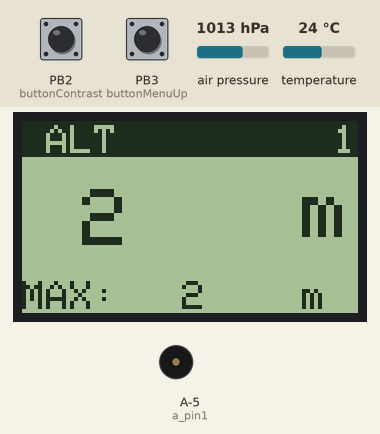
Simulated run of this sketch. Board: ATtiny85, built with avr-gcc and run on an emulated ATtiny85. Parts: 84×48 one-colour display, buzzer (waves = sounding). Inputs (shaded band) come from the test bench; at power-on: PB3 (buttonMenuUp) LOW, air pressure 1013 hPa, PB2 (buttonContrast) LOW, temperature 24 °C.

Above: at 2.4 s.
2.5 s: PB3 (buttonMenuUp) pulled HIGH for 1 s
At 2.77 s:
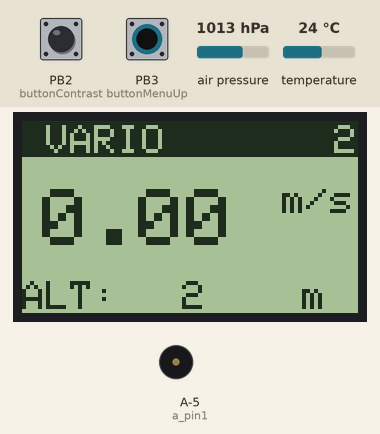
5.0 s: air pressure set to 952 hPa
At 7.6 s:
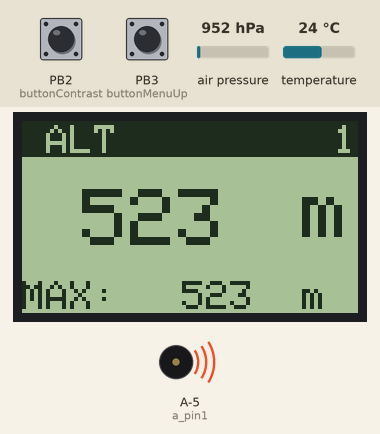
8.0 s: PB3 (buttonMenuUp) pulled HIGH for 0.15 s
At 8.28 s:
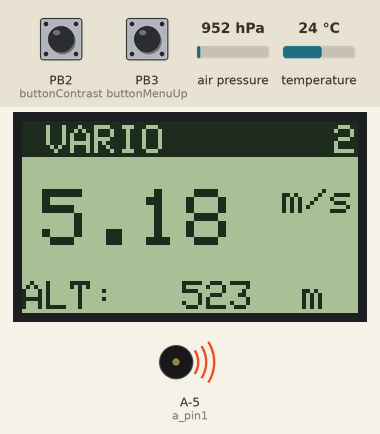
8.7 s: PB3 (buttonMenuUp) pulled HIGH for 3.2 s
At 8.98 s:
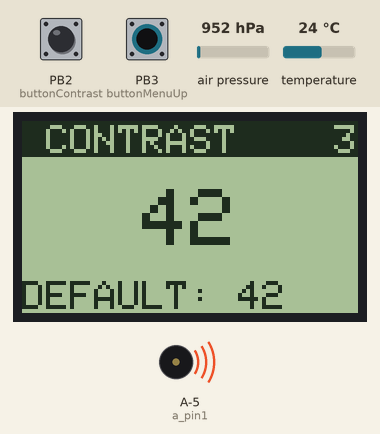
13.4 s: air pressure set to 975 hPa
At 13.66 s:
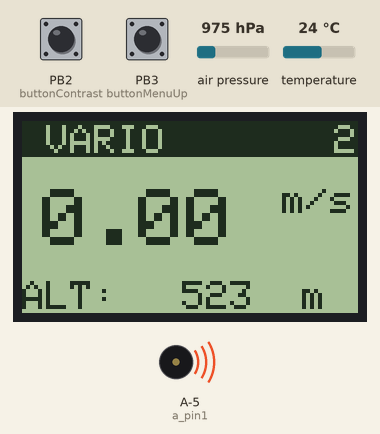
15.4 s: PB3 (buttonMenuUp) pulled HIGH for 3.2 s
At 16.84 s:
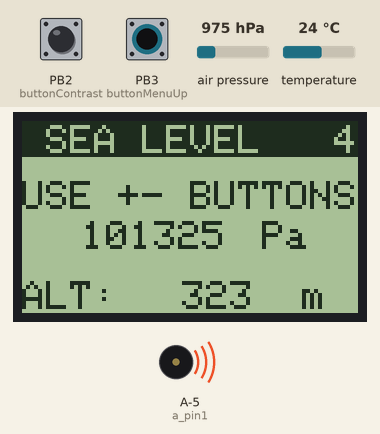
Timing chart, 0 to 20.2 s (numbered marks = the images above; inputs shaded):
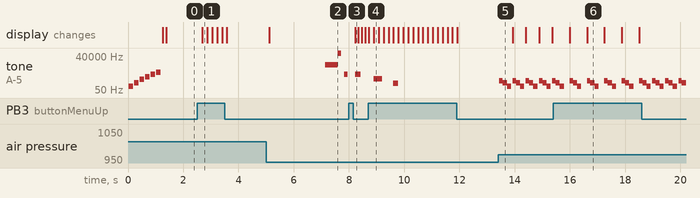

Measured:
- after the input at 2.5 s, the display: changes after 0.19 s (image 1)
- after the input at 5.0 s, tone on A-5 (a_pin1): plays 7518 Hz for 0.44 s, 65507 Hz for 0.14 s, 1140 Hz for 0.12 s, starting after 2.1 s; the display: changes after 0.12 s (image 2)
- after the input at 8.0 s, the display: changes after 0.23 s (image 3)
- after the input at 8.7 s, the display: first differs from a run without the input after 0.19 s (image 4)
- after the input at 13.4 s, tone on A-5 (a_pin1): silent → 300 Hz after 0.05 s, then repeats every 0.48 s: 200 Hz 0.15 s, 100 Hz 0.15 s, silent 0.05 s, 300 Hz 0.13 s
- after the input at 15.4 s, the display: first changes after 0.59 s (image 6 shows a later state)
- what the display in image 6 shows lasts 0.6 s, from 16.6 s to 17.2 s

The sketch:

Acoustic_arduino_vario_ms5611_v01_2019.ino
```cpp
/****************************************************
*****************************************************
  Simple acoustic variometer with LCD for Arduino
  Version: v01.2019
  Author: Petr Vilimek
  Email: spiderwolf@seznam.cz
  Feel free to use the code as you wish.

*****************************************************
  Notice 1:
   * I reused some code (filter calculations & beeper function) from https://github.com/IvkoPivko/MiniVario-Arduino
   * It provides better responses and results than my own implementation based on using of simple Kalman filter

*****************************************************
  Notice 2:
   * Barometric pressure & temperature sensor (MS-5611) Arduino Library: https://github.com/jarzebski/Arduino-MS5611

*****************************************************
****************************************************/

#include <Wire.h>
#include <MS5611.h>
#include <Adafruit_GFX.h>
#include <Adafruit_SPITFT.h>
#include <Adafruit_SPITFT_Macros.h>
#include <gfxfont.h>
#include <Adafruit_PCD8544.h>

// LCD PIN definition
#define RST 4
#define CE 5
#define DC 6
#define DIN 7
#define CLK 8

MS5611 ms5611; // Barometer variable

Adafruit_PCD8544 display = Adafruit_PCD8544(RST, CE, DC, DIN, CLK); // LCD variable

// Pushbutton pin definition
const unsigned short buttonMenuUp = 3;
const unsigned short buttonMenuDown = 12;
const unsigned short buttonUp = 10;
const unsigned short buttonDown = 11;
const unsigned short buttonContrast = 2;

// Pushbutton states
unsigned short buttonUpState = 0;
unsigned short buttonDownState = 0;
unsigned short buttonMenuUpState = 0;
unsigned short buttonMenuDownState = 0;
unsigned short buttonContrastState = 0;

unsigned short menuCounter = 1; // Menu counter

float seaLevelPressure = 101325; // Default sea level pressure [Pa]

// Min/Max Temperature
float maxTemp = 0;
float minTemp = 50;
float newTemp = 0;

// Max/Min Altitude
float lastAlt = 0;
float newAlt = 0;
float maxAlt = 0;

float min_climb = 0.20;               // Minimal climb (Standard value is + 0.4 m/s)
float max_sink = -3.50;               // Maximal sink (Standard value is - 1.1 m/s)

long readTime = 125;                    // Reading interval from Barometer, standard (min) is 150

long const_frq = 150;                  // Audio frequency at constant frequency setting
long max_frq = 2000;                   // Maximum audio frequency at variable frequency setting

const int a_pin1 = 9;                         // Speaker pin definition

// Filter settings / Make chnages very very carefully !!!
float errorV = 3.000 * min_climb;    // Calculate weighting for Vario filters 0.1 > errorV < 1.0
float mean_n = 7;                     //  Number of values used for mean value computing
float kal[8];                           // kal[n] ==> n = mean_n +1

long Pressure;
float Vario, VarioR, Altitude, AvrgV, Temp;
int startCH = 0;
unsigned long  dTime, TimeE, TimeS, TimePip;

int lcdContrast = 42; // Default LCD contrast


// SETUP//////////////////////////////////////////////////////////////////////////////////////////////////////////
//////////////////////////////////////////////////////////////////////////////////////////////////////////////////

void setup() {
  // LCD Unit
  display.begin();
  display.clearDisplay();

  //Serial.begin(9600); // Uncomment for debug purposes

  // Initialize MS5611 sensor!
  // Ultra high resolution: MS5611_ULTRA_HIGH_RES
  // (default) High resolution: MS5611_HIGH_RES
  // Standard: MS5611_STANDARD
  // Low power: MS5611_LOW_POWER
  // Ultra low power: MS5611_ULTRA_LOW_POWER

  while (!ms5611.begin(MS5611_ULTRA_HIGH_RES))
  {
    delay(500);
  }


  // Startup tone sequence
  tone(a_pin1 , 100, 150);
  delay(200);
  tone(a_pin1 , 200, 150);
  delay(200);
  tone(a_pin1 , 400, 150);
  delay(200);
  tone(a_pin1 , 700, 150);
  delay(200);
  tone(a_pin1 , 1100, 150);
  delay(200);
  tone(a_pin1 , 1600, 150);
  delay(200);

  TimeS = micros();
}


// LOOP///////////////////////////////////////////////////////////////////////////////////////////////////////////
//////////////////////////////////////////////////////////////////////////////////////////////////////////////////

void loop() {

// LCD contrast
if (buttonContrastState == HIGH) {
	lcdContrast++;
	delay(200);
	display.setContrast(lcdContrast); // LCD contrast tuning
}

if (lcdContrast == 51) {
	lcdContrast = 35;
}


dTime = (micros() - TimeS);
if (float(dTime) / 1000 >= float(readTime))

    Calculate();
    if (Vario >= min_climb || Vario <= max_sink) Beeper();
    else noTone(a_pin1);

// Button
buttonUpState = digitalRead(buttonUp);
buttonDownState = digitalRead(buttonDown);
buttonMenuUpState = digitalRead(buttonMenuUp);
buttonMenuDownState = digitalRead(buttonMenuDown);
buttonContrastState = digitalRead(buttonContrast);


if (buttonUpState == HIGH){
	seaLevelPressure = seaLevelPressure + 50;
	delay(50);
}

if (buttonDownState == HIGH){
	seaLevelPressure = seaLevelPressure - 50;
	delay(50);
}

if (buttonMenuUpState == HIGH){
	menuCounter++;
	delay(150);
}

if (buttonMenuDownState == HIGH){
	menuCounter--;
	delay(150);
}

if (menuCounter == 7){
	menuCounter = 1;
}

if (menuCounter == 0){
	menuCounter = 6;
}


// Menu
switch(menuCounter) {

	case 1:
	{
		// Altitude
		display.drawLine(0, 0, display.width(), 0, BLACK);
		display.drawLine(0, 8, display.width(), 8, BLACK);
		display.setTextSize(1);
		display.setTextColor(WHITE,BLACK);
		display.setCursor(0,1);
		display.println(" ALT         1");
		display.setTextSize(2);
		display.setTextColor(BLACK);
		display.setCursor(15,17);
		display.print(Altitude, 0);
		display.setTextSize(2);
		display.setTextColor(BLACK);
		display.setCursor(70,15);
		display.println("m");
		display.setCursor(0,40);
		display.setTextSize(1);
		display.println("MAX:");
		display.setCursor(40,40);
		display.print(maxAlt, 0);
		display.setCursor(70,40);
		display.println("m");
		display.display();
		display.clearDisplay();
	}
	break;

	case 2:
	{
		// Vario
		display.drawLine(0, 0, display.width(), 0, BLACK);
		display.drawLine(0, 8, display.width(), 8, BLACK);
		display.setTextSize(1);
		display.setTextColor(WHITE,BLACK);
		display.setCursor(0,1);
		display.println(" VARIO       2");
		display.setTextSize(2);
		display.setTextColor(BLACK);
		display.setCursor(5,17);
		display.print(Vario,2);
		display.setTextSize(1);
		display.setTextColor(BLACK);
		display.setCursor(65,16);
		display.println("m/s");
		display.setCursor(0,40);
		display.println("ALT:");
		display.setCursor(40,40);
		display.println(Altitude,0);
		display.setCursor(70,40);
		display.println("m");
		display.display();
		display.clearDisplay();
	}
	break;

	case 3:
	{
		// Contrast
		display.drawLine(0, 0, display.width(), 0, BLACK);
		display.drawLine(0, 8, display.width(), 8, BLACK);
		display.setTextSize(1);
		display.setTextColor(WHITE,BLACK);
		display.setCursor(0,1);
		display.println(" CONTRAST    3");
		display.setTextSize(2);
		display.setTextColor(BLACK);
		display.setCursor(30,17);
		display.print(lcdContrast);
		display.setTextSize(1);
		display.setTextColor(BLACK);
		display.setCursor(0,40);
		display.println("DEFAULT: 42");
		display.display();
		display.clearDisplay();
	}
	break;

	case 4:
	{
		//Sea level adjustment
		display.drawLine(0, 0, display.width(), 0, BLACK);
		display.drawLine(0, 8, display.width(), 8, BLACK);
		display.setTextSize(1);
		display.setTextColor(WHITE,BLACK);
		display.setCursor(0,1);
		display.println(" SEA LEVEL   4");
		display.setTextSize(1);
		display.setTextColor(BLACK);
		display.setCursor(0,15);
		display.println("USE +- BUTTONS");
		display.setCursor(15,25);
		display.print(seaLevelPressure,0);
		display.setCursor(60,25);
		display.println("Pa");
		display.setCursor(0,40);
		display.println("ALT:");
		display.setCursor(40,40);
		display.println(Altitude,0);
		display.setCursor(70,40);
		display.println("m");
		display.display();
		display.clearDisplay();

	}
	break;

	case 5:
	{
		// Temperatures
		display.drawLine(0, 0, display.width(), 0, BLACK);
		display.drawLine(0, 8, display.width(), 8, BLACK);
		display.setTextSize(1);
		display.setTextColor(WHITE,BLACK);
		display.setCursor(0,1);
		display.println(" TEMP        5");
		display.setTextSize(2);
		display.setTextColor(BLACK);
		display.setCursor(0,12);
		display.print(Temp, 2);
		display.setTextSize(1);
		display.setTextColor(BLACK);
		display.setCursor(65,12);
		display.println("C");
		display.setCursor(0,30);
		display.println("MAX:");
		display.setCursor(25,30);
		display.print(maxTemp);
		display.setCursor(0,40);
		display.println("MIN:");
		display.setCursor(25,40);
		display.print(minTemp);
		display.display();
		display.clearDisplay();
	}
	break;

	case 6:
	{

		// Voltage
		float temp = (float)(readVcc());
		float voltage = temp /1000;

		if (voltage > 2.90) {
			display.drawLine(0, 0, display.width(), 0, BLACK);
			display.drawLine(0, 8, display.width(), 8, BLACK);
			display.setTextSize(1);
			display.setTextColor(WHITE,BLACK);
			display.setCursor(0,1);
			display.println(" VOLTAGE     6");
			display.setTextSize(2);
			display.setTextColor(BLACK);
			display.setCursor(0,17);
			display.print(voltage,2);
			display.setTextSize(1);
			display.setTextColor(BLACK);
			display.setCursor(55,17);
			display.println("V");
			display.setCursor(0,40);
			display.println("BATT: OK");
			display.display();
			display.clearDisplay();
		}
		else {
			display.drawLine(0, 0, display.width(), 0, BLACK);
			display.drawLine(0, 8, display.width(), 8, BLACK);
			display.setTextSize(1);
			display.setTextColor(WHITE,BLACK);
			display.setCursor(0,1);
			display.println(" VOLTAGE     8");
			display.setTextSize(2);
			display.setTextColor(BLACK);
			display.setCursor(0,17);
			display.print(voltage,2);
			display.setTextSize(1);
			display.setTextColor(BLACK);
			display.setCursor(55,17);
			display.println("V");
			display.setCursor(0,40);
			display.println("BATT:RECHARGE!");
			display.display();
			display.clearDisplay();
		}
	}
	break;
  }
}


void BaroReading() {
  Temp = ms5611.readTemperature();
  Pressure = ms5611.readPressure(true);
  Altitude = ms5611.getAltitude(Pressure, seaLevelPressure);
}


void Calculate() {

  BaroReading();

// Max altitude
newAlt = Altitude;
if (newAlt > maxAlt)
maxAlt = newAlt;

// Max/Min temperature
newTemp = Temp;
if (newTemp > maxTemp)
maxTemp = newTemp;
if (newTemp < minTemp)
minTemp = newTemp;

int i;
if (startCH == 0) {
	kal[0] = Altitude;
	startCH = 1;}

  dTime = (micros() - TimeS);
  TimeS = micros();

  VarioR = ((Altitude - kal[0]) / (float(dTime) / 1000000));

  kal[1] = 0.55* VarioR + 0.45* kal[1];

  kal[0] = Altitude;

  AvrgV = 0;
  i = 1;
  for (i; i <= mean_n; i++) {
    AvrgV = AvrgV + kal[i];
  }

  AvrgV = AvrgV / mean_n;
  AvrgV = (AvrgV  + Vario) / 2;

  if (errorV > 1.000) errorV = 1.000;
  Vario = errorV * AvrgV + (1 - errorV) * Vario;

  i = mean_n;
  for (i; i > 1; i--) {
    kal[i] = kal[i - 1];
  }

  /**   // Comment out for debug purposes
        Serial.print(pressure);
        Serial.print("; ");

        Serial.print(Altitude, 2);
        Serial.print("; ");

        Serial.print(VarioR, 2);
        Serial.print("; ");

        Serial.print(Vario, 2);
        Serial.println();

		Serial.print(lcdContrast);
		Serial.println();
 **/
}

void Beeper() {

    float frequency = -0.33332*Vario*Vario*Vario*Vario + 9.54324*Vario*Vario*Vario - 102.64693*Vario*Vario + 512.227*Vario + 84.38465;

    float duration = 1.6478887*Vario*Vario -38.2889*Vario + 341.275253; // Variable Pause

    frequency = int(frequency);
    duration = long(duration);

    if ( Vario >= min_climb) {
        if ((millis() - TimePip) >= (unsigned long)(2 * duration)) {
          TimePip = millis();
          tone( a_pin1 , int(frequency), int(duration) );
        }
    }

	if ( Vario <= max_sink) {
      tone(a_pin1 , 300, 150);
      delay(125);
      tone(a_pin1 , 200, 150);
      delay(150);
      tone(a_pin1 , 100, 150);
      delay(175);
    }
}

// Voltage measure
long readVcc() {
	// Read 1.1V reference against AVcc
	// set the reference to Vcc and the measurement to the internal 1.1V reference
	#if defined(__AVR_ATmega32U4__) || defined(__AVR_ATmega1280__) || defined(__AVR_ATmega2560__)
	ADMUX = _BV(REFS0) | _BV(MUX4) | _BV(MUX3) | _BV(MUX2) | _BV(MUX1);
	#elif defined (__AVR_ATtiny24__) || defined(__AVR_ATtiny44__) || defined(__AVR_ATtiny84__)
	ADMUX = _BV(MUX5) | _BV(MUX0);
	#elif defined (__AVR_ATtiny25__) || defined(__AVR_ATtiny45__) || defined(__AVR_ATtiny85__)
	ADMUX = _BV(MUX3) | _BV(MUX2);
	#else
	ADMUX = _BV(REFS0) | _BV(MUX3) | _BV(MUX2) | _BV(MUX1);
	#endif

	delay(2); // Wait for Vref to settle
	ADCSRA |= _BV(ADSC); // Start conversion
	while (bit_is_set(ADCSRA,ADSC)); // measuring

	uint8_t low  = ADCL; // must read ADCL first - it then locks ADCH
	uint8_t high = ADCH; // unlocks both

	long result = (high<<8) | low;

	//scale_constant = internal1.1Ref * 1023 * 1000

	//internal1.1Ref = 1.1 * Vcc1 (per voltmeter) / Vcc2 (per readVcc() function)

	long scale_constant = 1111619L;
	//result = 1125300L / result; // Calculate Vcc (in mV); 1125300 = 1.1*1023*1000
	result = scale_constant / result;
	return result; // Vcc in millivolts
}
```
